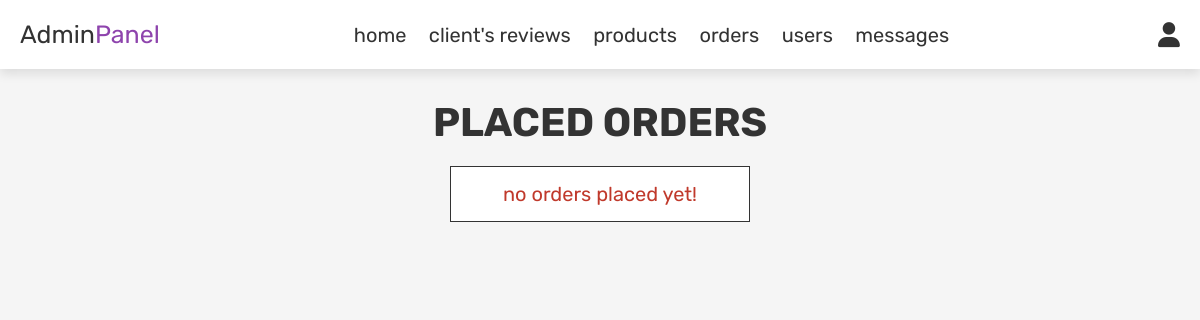
Before: /admin_orders.php (signed in) with the older database file.
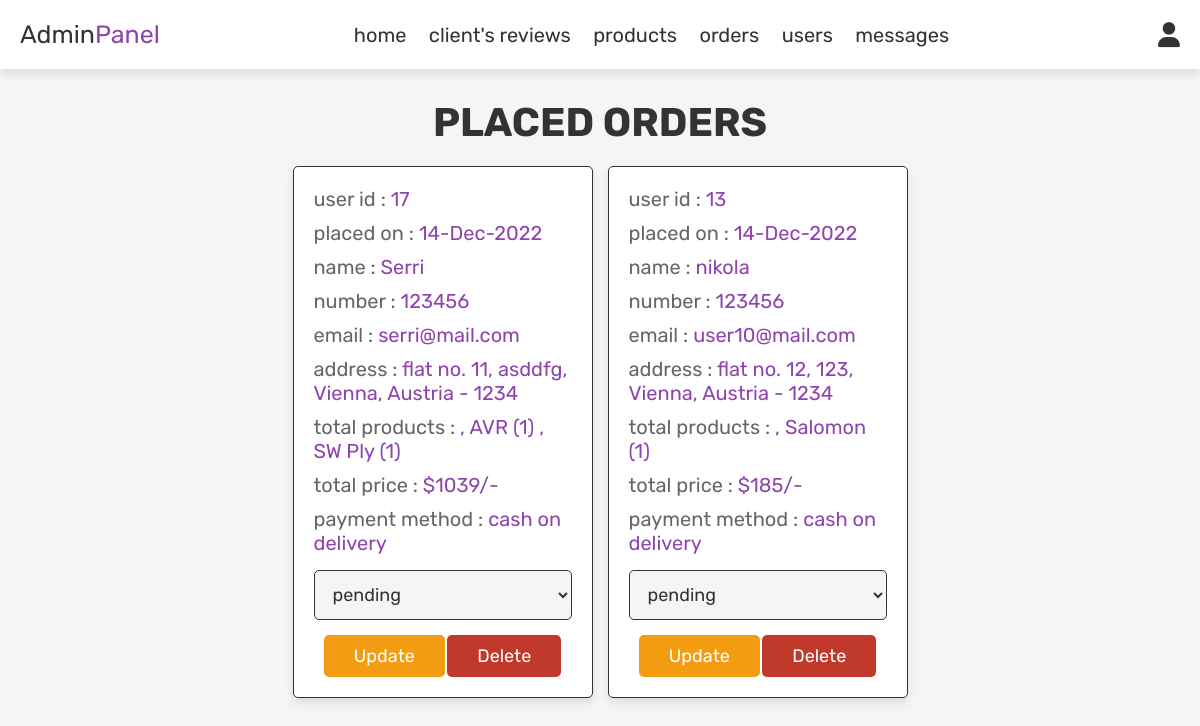
After: the same page with the newer database file.
### tables this page shows
CREATE TABLE `orders` (
  `id` int(100) NOT NULL,
  `user_id` int(100) NOT NULL,
  `name` varchar(100) NOT NULL,
  `number` varchar(12) NOT NULL,
  `email` varchar(100) NOT NULL,
  `method` varchar(50) NOT NULL,
  `address` varchar(500) NOT NULL,
  `total_products` varchar(1000) NOT NULL,
  `total_price` int(100) NOT NULL,
  `placed_on` varchar(50) NOT NULL,
  `payment_status` varchar(20) NOT NULL DEFAULT 'pending'
);

### admin_orders.php (the view, shortened to what this page needs)
<?php
include 'config.php';
?>
<!DOCTYPE html>
<html lang="en">
<head>
   <link rel="stylesheet" href="https://cdnjs.cloudflare.com/ajax/libs/font-awesome/6.0.0/css/all.min.css">
   <link rel="stylesheet" href="css/admin_style.css">
</head>
<body>
<?php include 'admin_header.php'; ?>
<section class="orders">
   <h1 class="title">placed orders</h1>
   <div class="box-container">
      <?php
      $select_orders = mysqli_query($conn, "SELECT * FROM `orders`") or die('query failed');
      if(mysqli_num_rows($select_orders) > 0){
         while($fetch_orders = mysqli_fetch_assoc($select_orders)){
      ?>
      <div class="box">
         <p> user id : <span><?php echo $fetch_orders['user_id']; ?></span> </p>
         <p> placed on : <span><?php echo $fetch_orders['placed_on']; ?></span> </p>
         <p> name : <span><?php echo $fetch_orders['name']; ?></span> </p>
         <p> number : <span><?php echo $fetch_orders['number']; ?></span> </p>
         <p> email : <span><?php echo $fetch_orders['email']; ?></span> </p>
         <p> address : <span><?php echo $fetch_orders['address']; ?></span> </p>
         <p> total products : <span><?php echo $fetch_orders['total_products']; ?></span> </p>
         <p> total price : <span>$<?php echo $fetch_orders['total_price']; ?>/-</span> </p>
         <p> payment method : <span><?php echo $fetch_orders['method']; ?></span> </p>
         <form action="" method="post">
            <select name="update_payment">
               <option value="" selected disabled><?php echo $fetch_orders['payment_status']; ?></option>
            </select>
            <input type="submit" value="update" name="update_order" class="option-btn">
            <a href="admin_orders.php?delete=<?php echo $fetch_orders['id']; ?>" onclick="return confirm('delete this order?');" class="delete-btn">delete</a>
         </form>
      </div>
      <?php
         }
      }else{
         echo '<p class="empty">no orders placed yet!</p>';
      }
      ?>
   </div>
</section>
</body>
</html>

Changed rows visible on the page:
added orders: user "17", placed_on "14-Dec-2022", name "Serri", number "123456", email "serri@mail.com", address "flat no. 11, asddfg, Vienna, Austria - 1234", total_products ", AVR (1) , SW Ply (1)", total_price "1039", method "cash on delivery", update_payment "pending"
added orders: user "13", placed_on "14-Dec-2022", name "nikola", number "123456", email "user10@mail.com", address "flat no. 12, 123, Vienna, Austria - 1234", total_products ", Salomon (1)", total_price "185", method "cash on delivery", update_payment "pending"
Other visible differences:
text no longer shown: "no orders placed yet!"
